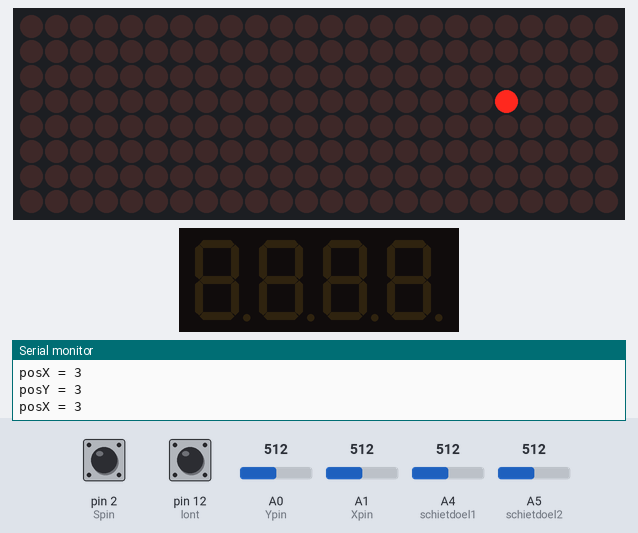
This sketch was run on a simulated Arduino Uno, built with avr-gcc and run on an emulated ATmega328P. On the bench: 24×8 LED matrix, 4-digit seven-segment display, the last lines printed to the serial monitor. The inputs (shaded band) are chosen by the test bench; at power-on: A1 (Xpin) = 512, A0 (Ypin) = 512, pin 2 (Spin) HIGH, pin 12 (lont) HIGH, A4 (schietdoel1) = 512, A5 (schietdoel2) = 512.

Above: at 1.2 s.
1.3 s: A1 (Xpin) set to 964
4.3 s: A1 (Xpin) set to 990
At 4.5 s:
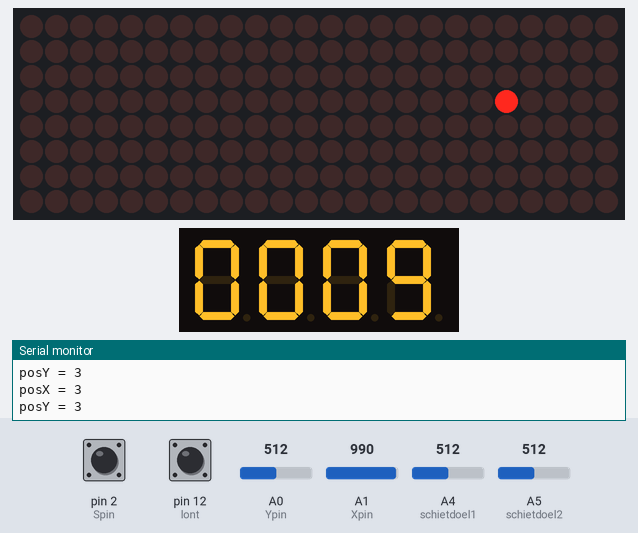
6.7 s: A0 (Ypin) set to 964
9.7 s: A0 (Ypin) set to 994
At 9.91 s:
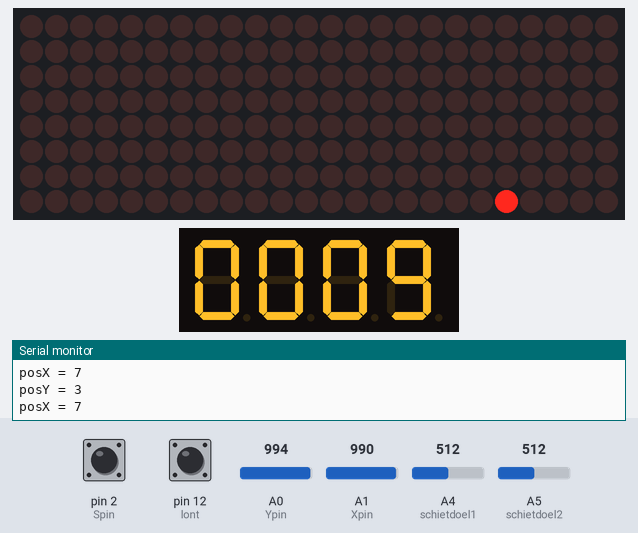
12.4 s: pin 2 (Spin) pulled LOW for 3.2 s
At 15.71 s:
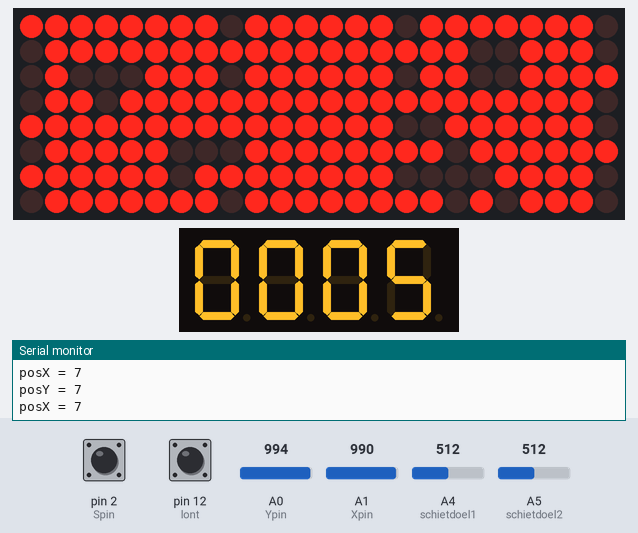
16.2 s: A1 (Xpin) set to 21
19.2 s: A1 (Xpin) set to 17
At 19.69 s:
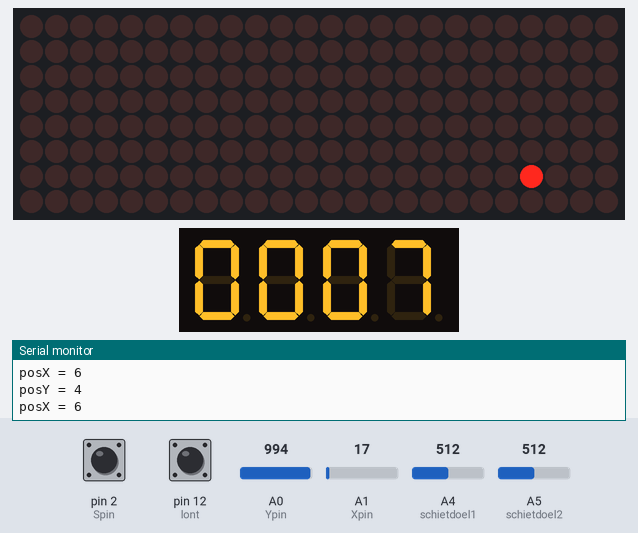

Measured:
- the behaviour switches between 979 and 980 on A1 (Xpin) (found by bisection; images 0 and 1)
- the behaviour switches between 979 and 980 on A0 (Ypin) (found by bisection; images 1 and 2)
- the behaviour switches between 20 and 19 on A1 (Xpin) (found by bisection; images 3 and 4)
- after the input at 4.3 s, the display: changes after 0.05 s (image 1)
- after the input at 9.7 s, the display: changes after 0.06 s (image 2)
- after the input at 12.4 s, the display: first changes after 0.11 s (image 3 shows a later state)
- after the input at 19.2 s, the display: first differs from a run without the input after 0.34 s (image 4)

The sketch:

ConcenzorA1811_kanon_28okt2021.ino
```cpp
/*
ConcenzorA project voor 18 november 2021 (c) Patricia Swart en Jan Ruerd Oosterhaven
last update: 28 okt 2021

*/

#include "LedControl.h"
#include <TM1637display.h>
#include <arduino.h>

#define CLK 48
#define DIO 49

//DIN 6, CLK 7, CS 5
LedControl lc = LedControl(6, 7, 5, 3);
TM1637Display teller(CLK, DIO);

//Declaration Joystick
int Xpin = A1;
int Ypin = A0;
int Spin = 2;
int Xval;
int Yval;
int Sval;

//switch case bewegen over de kaart
unsigned long delaytime = 100;
unsigned long prevTime = 0;
int waitJoy = 1000;
int printTime;
int klok = 9;

//functie set Blokje
int posX = 3;
int posY = 3;
int p = 0;
int addr = 1;

//uiterlijk kaart
const uint64_t IMAGES[] = {
  0xfebf3efff6e2feff,  //woestijn
  0xfe7ffe7fff7eff7e,
  0x7578fd7e7ff3737f
};
const int IMAGES_LEN = sizeof(IMAGES)/8;


//#5 stip aan de horizon kanon.
int laserRichter = 13;
int schietdoel1 = A4;
int schietdoel2 = A5;
int lont = 12;
int laden1;
int laden2;
int LOS;


void setup() {
  Serial.begin(9600);

  pinMode (Xpin, INPUT);
  pinMode (Ypin, INPUT);
  pinMode (Spin, INPUT);
  digitalWrite(Spin, HIGH);
  teller.setBrightness(0x0f);

  for (int i = 0; i < 3; i++) {
    lc.shutdown(i, false);
    lc.setIntensity(i,2);
    lc.clearDisplay(i);
  }

  setBlokje(addr, posX, posY);

  //#5
  pinMode (laserRichter, INPUT);
  pinMode (schietdoel1, INPUT);
  pinMode (schietdoel2, INPUT);
  pinMode (lont, INPUT);
  digitalWrite(lont, HIGH);

}


//LOOP!!!
void loop() {
  // Joystick
  Xval = analogRead(Xpin);
  Yval = analogRead(Ypin);
  Sval = digitalRead(Spin);

  if (addr = 0){
    kanonAfvuren ();
    //En nog een aantal woestijn functies
  }

  if (addr = 1){
    kanonAfvuren ();
  }

 if (addr = 2){
    kanonAfvuren ();
    //En nog een aantal bos functies
  }

  //Kaartlezen
  if (Sval == LOW) {
    displayMap(0,IMAGES[0]);
    displayMap(1,IMAGES[1]);
    displayMap(2,IMAGES[2]);
  }
  if(Sval == HIGH){
    setBlokje(addr, posX, posY);
  }

  //Positie JoyStick
  if (Xval >= 980 && posX < 7) {
    p = 1;
  }
  else if (Xval < 20 && posX > 0) {
    p = 2;
  }
  else if (Yval >= 980 && posY < 8) {
    p = 3;
  }
  else if (Yval < 20 && posY > -1) {
    p = 4;
  }
  else {
    p = 0;
  }

  if (p) {
    unsigned long currentTime = millis();
    teller.showNumberDec(klok, true);
    klok --;

    if(klok == 0){
      klok = 9;
    switch (p) {
      case 1:
        printTime = currentTime;

        if (currentTime - prevTime > waitJoy) {
          posX = posX + 1;
          setBlokje(addr, posX, posY);
          prevTime = currentTime;
        }
        break;

      case 2:
        printTime = currentTime;

        if (currentTime - prevTime > waitJoy) {
          posX = posX - 1;
          setBlokje(addr, posX, posY);
          prevTime = currentTime;
        }
        break;

      case 3:
       printTime = currentTime;
        if (currentTime - prevTime > waitJoy) {
          posY = posY - 1;
          if (posY == -1) {
            addr++;
            posY = 7;
          }
          setBlokje(addr, posX, posY);
          prevTime = currentTime;
        }
        break;

      case 4:
         printTime = currentTime;

        if (currentTime - prevTime > waitJoy) {
          posY = posY + 1;
          if (posY == 8) {
            addr--;
            posY = 0;
          }
          setBlokje(addr, posX, posY);
          prevTime = currentTime;
        }
        break;
    }
    }
  }

}


//FUNCTIONS
void setBlokje(int addr, int posX, int posY) {
  for (int i = 0; i < 3; i++) {
    lc.clearDisplay(i);
  }
  lc.setLed(addr, posX, posY, true);
  Serial.print("posX = ");
  Serial.println(posX);
  Serial.print("posY = ");
  Serial.println(posY);
}


void displayMap(int addr, uint64_t image) {
  for (int i = 0; i < 8; i++) {
    byte row = (image >> i * 8) & 0xFF;
    for (int j = 0; j < 8; j++) {
      lc.setLed(addr, i, j, bitRead(row, j));
    }
  }
}


void kanonAfvuren (){
  digitalWrite (laserRichter, HIGH);
  laden1 = analogRead(schietdoel1);
  laden2 = analogRead(schietdoel2);
  LOS = digitalRead(lont);

  if(laden1>750 && LOS == HIGH){
    Serial.print("kanon 1");
  }
  if(laden2>750 && LOS == HIGH){
    Serial.print("kanon 2");
  }
}
```
